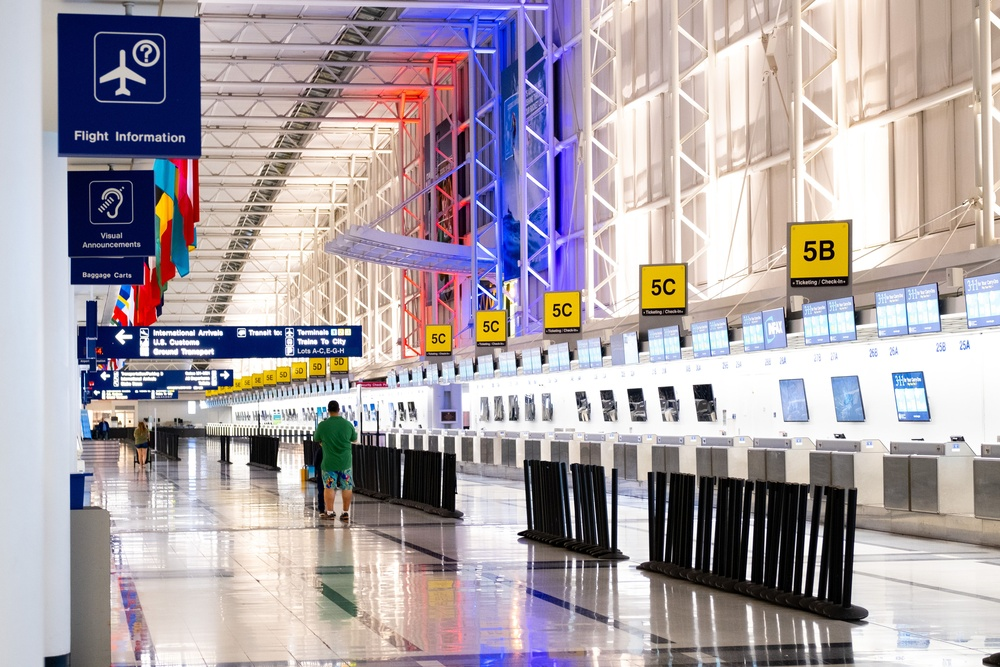
#> input picture Image-to-Text-Recognition/images/airport.jpg, 1000 x 667 px, shrunk from 5964 x 3976 before the run, found by its file name
$ jupyter execute --allow-errors main.ipynb   (shell and % lines are left out)
#> lines starting #> are read from the running program, lines starting #| are printed output that depends on the picture; after the words box and inside, x2 and y2 are one past the last pixel; in counts of white or black regions, pixels touching at a corner belong together
[cell 1]
from google.colab import files

uploaded = files.upload()
#> the answer given: airport.jpg

[cell 2]
import cv2
import pytesseract
from matplotlib import pyplot as plt

image_path = list(uploaded.keys())[0]

img = cv2.imread(image_path)
#> img is the input picture: shape (667, 1000, 3); mean B, G, R 166, 160.4, 170.1

gray = cv2.cvtColor(img, cv2.COLOR_BGR2GRAY)
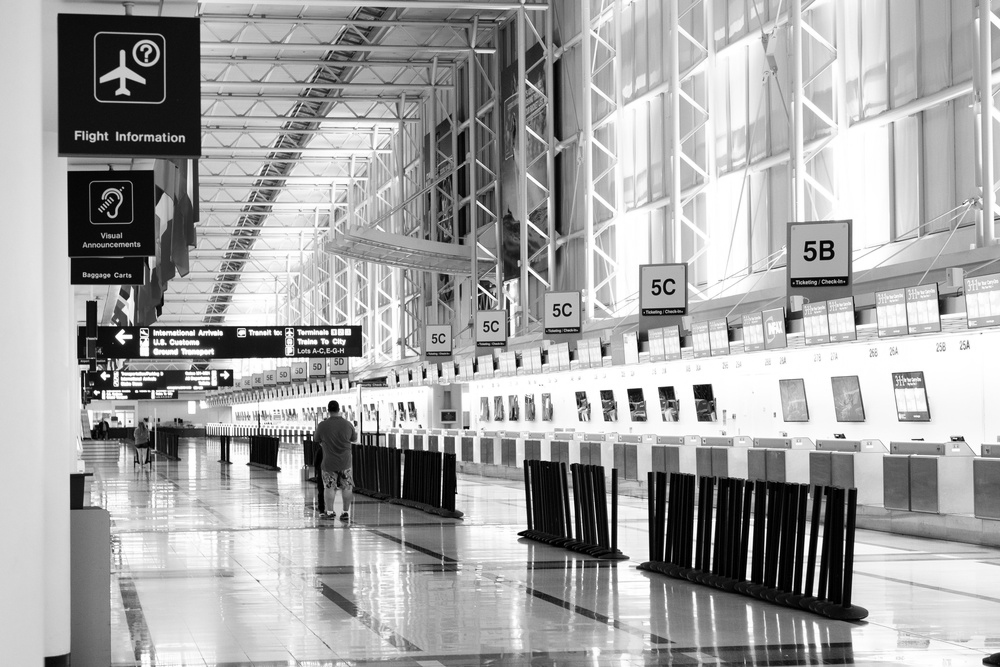
#> gray: shape (667, 1000); min 0, max 255, mean 164

#> (the rest of this cell did not finish here and is left out)

[cell 3]
import cv2
import pytesseract
from matplotlib import pyplot as plt

image_path = list(uploaded.keys())[0]

img = cv2.imread(image_path)

# Step 1: Grayscale
gray = cv2.cvtColor(img, cv2.COLOR_BGR2GRAY)

# Step 2: Thresholding
thresh = cv2.adaptiveThreshold(
    gray,
    255,
    cv2.ADAPTIVE_THRESH_GAUSSIAN_C,
    cv2.THRESH_BINARY,
    11,
    2
)
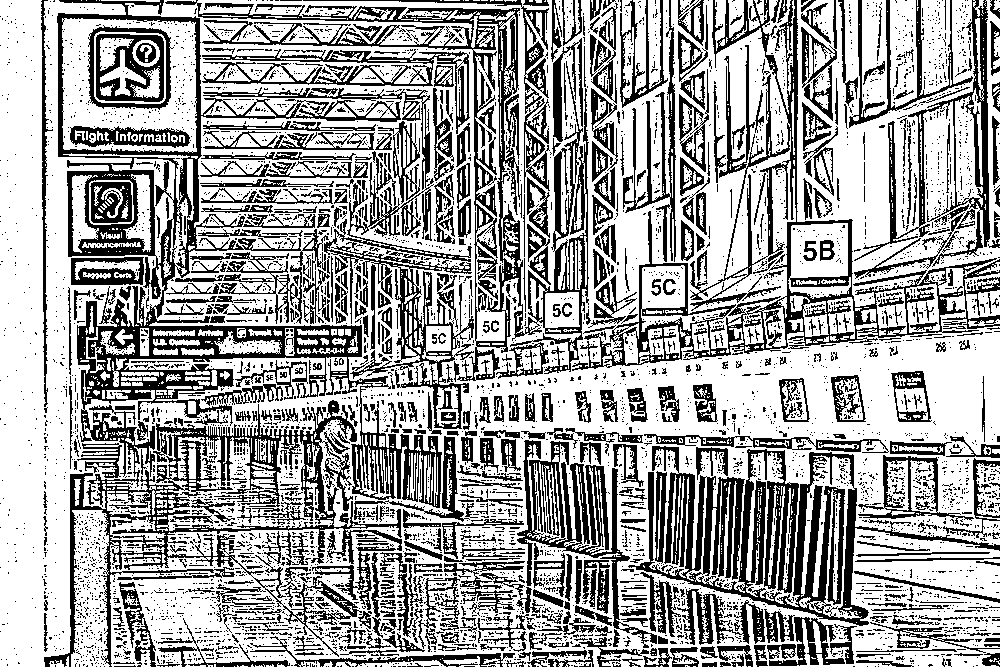
#> thresh: shape (667, 1000); 64.2% white; 5458 black regions (4799 under 20 px), largest, box (x1, y1, x2, y2) and area: (44, 0, 442, 667) 43315, (165, 0, 589, 381) 17668, (628, 446, 1000, 626) 17199

# OCR
#> (the rest of this cell did not finish here and is left out)

[cell 4]
import matplotlib.pyplot as plt

plt.figure(figsize=(12,5))

plt.subplot(1,2,1)
plt.imshow(gray, cmap='gray')
plt.title("Grayscale Image")
plt.axis('off')

plt.subplot(1,2,2)
plt.imshow(thresh, cmap='gray')
plt.title("Thresholded Image")
plt.axis('off')

plt.show()
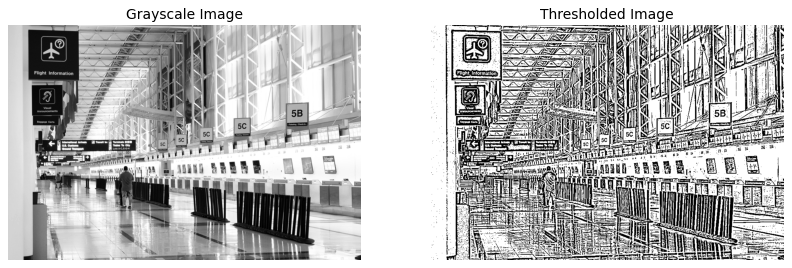
#> figure drawn by matplotlib, 2 panels

[cell 5]
from google.colab import files
uploaded = files.upload()
#> the answer given: bus.jpg

[cell 6]
import cv2
import matplotlib.pyplot as plt

image_path = list(uploaded.keys())[0]

img = cv2.imread(image_path)
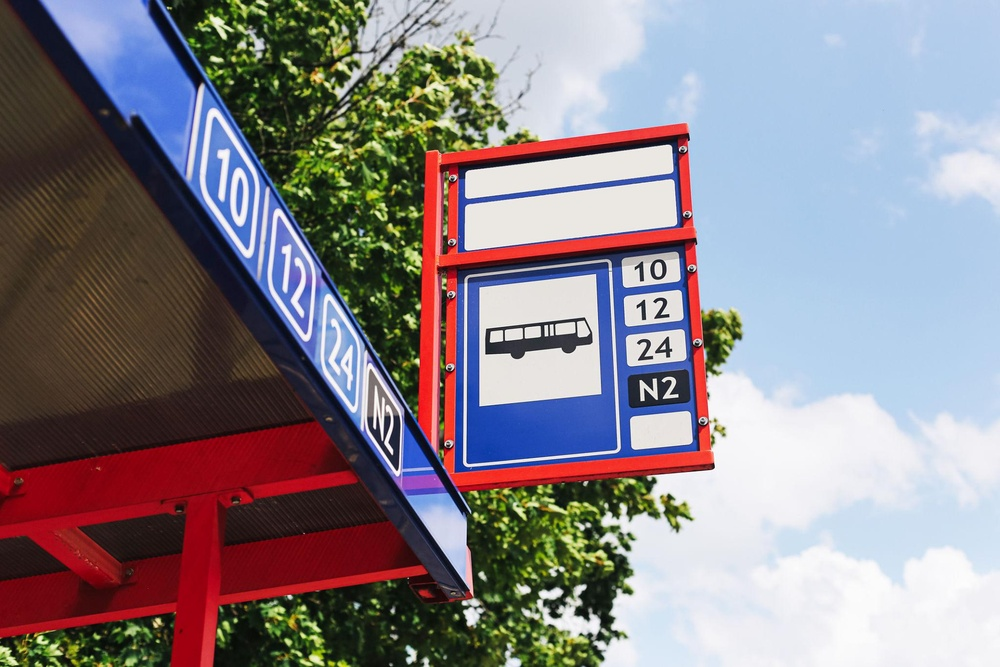
#> input picture Image-to-Text-Recognition/images/bus.jpg, 1000 x 667 px, shrunk from 2048 x 1365 before the run, found by its file name
#> img is the input picture: shape (667, 1000, 3); mean B, G, R 137.1, 130.5, 137.7

# Original color image
img_rgb = cv2.cvtColor(img, cv2.COLOR_BGR2RGB)

# Grayscale
gray = cv2.cvtColor(img, cv2.COLOR_BGR2GRAY)
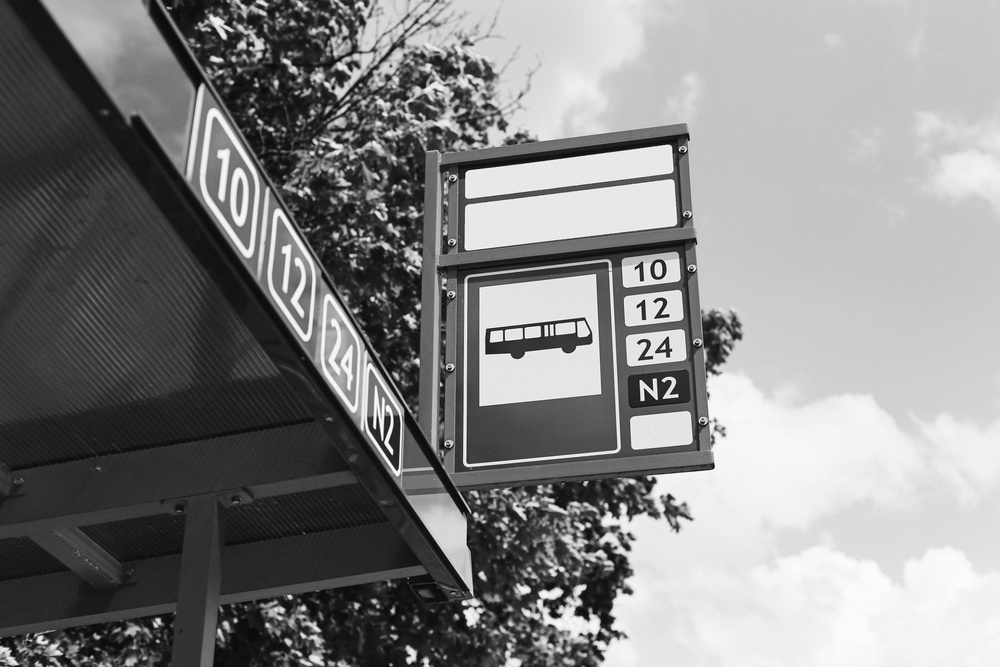
#> gray: shape (667, 1000); min 2, max 255, mean 133.4

# Thresholding
thresh = cv2.adaptiveThreshold(
    gray,
    255,
    cv2.ADAPTIVE_THRESH_GAUSSIAN_C,
    cv2.THRESH_BINARY,
    11,
    2
)
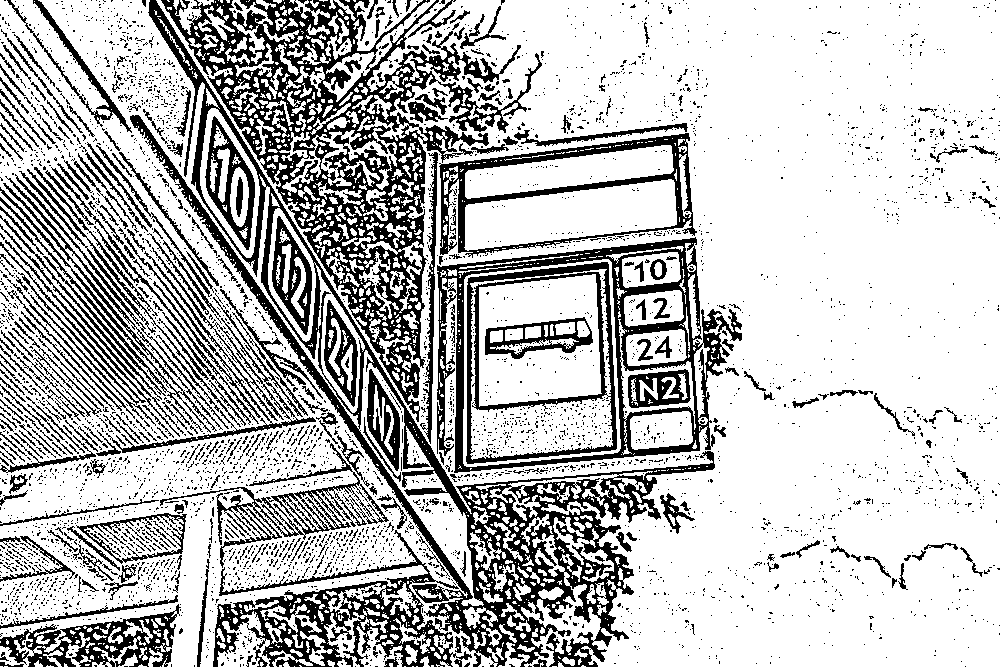
#> thresh: shape (667, 1000); 74.1% white; 4287 black regions (3960 under 20 px), largest, box (x1, y1, x2, y2) and area: (161, 0, 542, 422) 33834, (130, 0, 715, 667) 29881, (437, 237, 742, 473) 12225

plt.figure(figsize=(18,6))

plt.subplot(1,3,1)
plt.imshow(img_rgb)
plt.title("Original Color Image")
plt.axis("off")

plt.subplot(1,3,2)
plt.imshow(gray, cmap="gray")
plt.title("Grayscale Image")
plt.axis("off")

plt.subplot(1,3,3)
plt.imshow(thresh, cmap="gray")
plt.title("Thresholded Image")
plt.axis("off")

plt.show()

[cell 7]
import pytesseract

#> (the rest of this cell did not finish here and is left out)

[cell 8]
cv2.imwrite("grayscale_image.png", gray)
cv2.imwrite("thresholded_image.png", thresh)
#> Out = True
